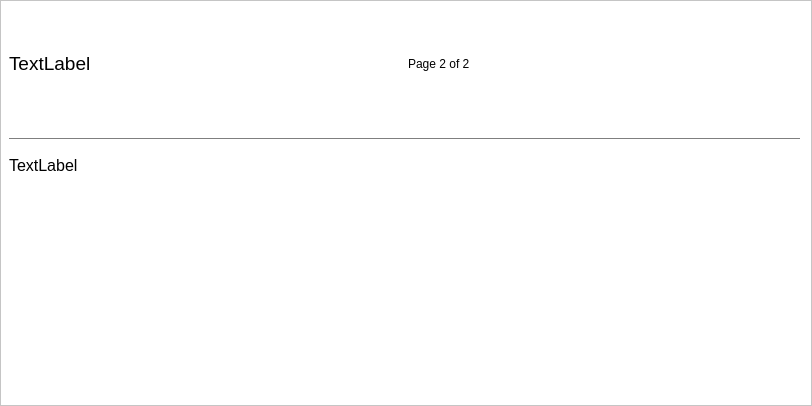
  <widget class="QFrame" name="frame2">
   <property name="geometry">
    <rect>
     <x>0</x>
     <y>440</y>
     <width>812</width>
     <height>406</height>
    </rect>
   </property>
   <property name="palette">
    <palette>
     <active>
      <colorrole role="WindowText">
       <brush brushstyle="SolidPattern">
        <color alpha="255">
         <red>0</red>
         <green>0</green>
         <blue>0</blue>
        </color>
       </brush>
      </colorrole>
      <colorrole role="Button">
       <brush brushstyle="SolidPattern">
        <color alpha="255">
         <red>255</red>
         <green>255</green>
         <blue>255</blue>
        </color>
       </brush>
      </colorrole>
      <colorrole role="Light">
       <brush brushstyle="SolidPattern">
        <color alpha="255">
         <red>255</red>
         <green>255</green>
         <blue>255</blue>
        </color>
       </brush>
      </colorrole>
      <colorrole role="Midlight">
       <brush brushstyle="SolidPattern">
        <color alpha="255">
         <red>255</red>
         <green>255</green>
         <blue>255</blue>
        </color>
       </brush>
      </colorrole>
      <colorrole role="Dark">
       <brush brushstyle="SolidPattern">
        <color alpha="255">
         <red>127</red>
         <green>127</green>
         <blue>127</blue>
        </color>
       </brush>
      </colorrole>
      <colorrole role="Mid">
       <brush brushstyle="SolidPattern">
        <color alpha="255">
         <red>170</red>
         <green>170</green>
         <blue>170</blue>
        </color>
       </brush>
      </colorrole>
      <colorrole role="Text">
       <brush brushstyle="SolidPattern">
        <color alpha="255">
         <red>0</red>
         <green>0</green>
         <blue>0</blue>
        </color>
       </brush>
      </colorrole>
      <colorrole role="BrightText">
       <brush brushstyle="SolidPattern">
        <color alpha="255">
         <red>255</red>
         <green>255</green>
         <blue>255</blue>
        </color>
       </brush>
      </colorrole>
      <colorrole role="ButtonText">
       <brush brushstyle="SolidPattern">
        <color alpha="255">
         <red>0</red>
         <green>0</green>
         <blue>0</blue>
        </color>
       </brush>
      </colorrole>
      <colorrole role="Base">
       <brush brushstyle="SolidPattern">
        <color alpha="255">
         <red>255</red>
         <green>255</green>
         <blue>255</blue>
        </color>
       </brush>
      </colorrole>
      <colorrole role="Window">
       <brush brushstyle="SolidPattern">
        <color alpha="255">
         <red>255</red>
         <green>255</green>
         <blue>255</blue>
        </color>
       </brush>
      </colorrole>
      <colorrole role="Shadow">
       <brush brushstyle="SolidPattern">
        <color alpha="255">
         <red>0</red>
         <green>0</green>
         <blue>0</blue>
        </color>
       </brush>
      </colorrole>
      <colorrole role="AlternateBase">
       <brush brushstyle="SolidPattern">
        <color alpha="255">
         <red>255</red>
         <green>255</green>
         <blue>255</blue>
        </color>
       </brush>
      </colorrole>
      <colorrole role="ToolTipBase">
       <brush brushstyle="SolidPattern">
        <color alpha="255">
         <red>255</red>
         <green>255</green>
         <blue>220</blue>
        </color>
       </brush>
      </colorrole>
      <colorrole role="ToolTipText">
       <brush brushstyle="SolidPattern">
        <color alpha="255">
         <red>0</red>
         <green>0</green>
         <blue>0</blue>
        </color>
       </brush>
      </colorrole>
      <colorrole role="PlaceholderText">
       <brush brushstyle="SolidPattern">
        <color alpha="128">
         <red>0</red>
         <green>0</green>
         <blue>0</blue>
        </color>
       </brush>
      </colorrole>
     </active>
     <inactive>
      <colorrole role="WindowText">
       <brush brushstyle="SolidPattern">
        <color alpha="255">
         <red>0</red>
         <green>0</green>
         <blue>0</blue>
        </color>
       </brush>
      </colorrole>
      <colorrole role="Button">
       <brush brushstyle="SolidPattern">
        <color alpha="255">
         <red>255</red>
         <green>255</green>
         <blue>255</blue>
        </color>
       </brush>
      </colorrole>
      <colorrole role="Light">
       <brush brushstyle="SolidPattern">
        <color alpha="255">
         <red>255</red>
         <green>255</green>
         <blue>255</blue>
        </color>
       </brush>
      </colorrole>
      <colorrole role="Midlight">
       <brush brushstyle="SolidPattern">
        <color alpha="255">
         <red>255</red>
         <green>255</green>
         <blue>255</blue>
        </color>
       </brush>
      </colorrole>
      <colorrole role="Dark">
       <brush brushstyle="SolidPattern">
        <color alpha="255">
         <red>127</red>
         <green>127</green>
         <blue>127</blue>
        </color>
       </brush>
      </colorrole>
      <colorrole role="Mid">
       <brush brushstyle="SolidPattern">
        <color alpha="255">
         <red>170</red>
         <green>170</green>
         <blue>170</blue>
        </color>
       </brush>
      </colorrole>
      <colorrole role="Text">
       <brush brushstyle="SolidPattern">
        <color alpha="255">
         <red>0</red>
         <green>0</green>
         <blue>0</blue>
        </color>
       </brush>
      </colorrole>
      <colorrole role="BrightText">
       <brush brushstyle="SolidPattern">
        <color alpha="255">
         <red>255</red>
         <green>255</green>
         <blue>255</blue>
        </color>
       </brush>
      </colorrole>
      <colorrole role="ButtonText">
       <brush brushstyle="SolidPattern">
        <color alpha="255">
         <red>0</red>
         <green>0</green>
         <blue>0</blue>
        </color>
       </brush>
      </colorrole>
      <colorrole role="Base">
       <brush brushstyle="SolidPattern">
        <color alpha="255">
         <red>255</red>
         <green>255</green>
         <blue>255</blue>
        </color>
       </brush>
      </colorrole>
      <colorrole role="Window">
       <brush brushstyle="SolidPattern">
        <color alpha="255">
         <red>255</red>
         <green>255</green>
         <blue>255</blue>
        </color>
       </brush>
      </colorrole>
      <colorrole role="Shadow">
       <brush brushstyle="SolidPattern">
        <color alpha="255">
         <red>0</red>
         <green>0</green>
         <blue>0</blue>
        </color>
       </brush>
      </colorrole>
      <colorrole role="AlternateBase">
       <brush brushstyle="SolidPattern">
        <color alpha="255">
         <red>255</red>
         <green>255</green>
         <blue>255</blue>
        </color>
       </brush>
      </colorrole>
      <colorrole role="ToolTipBase">
       <brush brushstyle="SolidPattern">
        <color alpha="255">
         <red>255</red>
         <green>255</green>
         <blue>220</blue>
        </color>
       </brush>
      </colorrole>
      <colorrole role="ToolTipText">
       <brush brushstyle="SolidPattern">
        <color alpha="255">
         <red>0</red>
         <green>0</green>
         <blue>0</blue>
        </color>
       </brush>
      </colorrole>
      <colorrole role="PlaceholderText">
       <brush brushstyle="SolidPattern">
        <color alpha="128">
         <red>0</red>
         <green>0</green>
         <blue>0</blue>
        </color>
       </brush>
      </colorrole>
     </inactive>
     <disabled>
      <colorrole role="WindowText">
       <brush brushstyle="SolidPattern">
        <color alpha="255">
         <red>127</red>
         <green>127</green>
         <blue>127</blue>
        </color>
       </brush>
      </colorrole>
      <colorrole role="Button">
       <brush brushstyle="SolidPattern">
        <color alpha="255">
         <red>255</red>
         <green>255</green>
         <blue>255</blue>
        </color>
       </brush>
      </colorrole>
      <colorrole role="Light">
       <brush brushstyle="SolidPattern">
        <color alpha="255">
         <red>255</red>
         <green>255</green>
         <blue>255</blue>
        </color>
       </brush>
      </colorrole>
      <colorrole role="Midlight">
       <brush brushstyle="SolidPattern">
        <color alpha="255">
         <red>255</red>
         <green>255</green>
         <blue>255</blue>
        </color>
       </brush>
      </colorrole>
      <colorrole role="Dark">
       <brush brushstyle="SolidPattern">
        <color alpha="255">
         <red>127</red>
         <green>127</green>
         <blue>127</blue>
        </color>
       </brush>
      </colorrole>
      <colorrole role="Mid">
       <brush brushstyle="SolidPattern">
        <color alpha="255">
         <red>170</red>
         <green>170</green>
         <blue>170</blue>
        </color>
       </brush>
      </colorrole>
      <colorrole role="Text">
       <brush brushstyle="SolidPattern">
        <color alpha="255">
         <red>127</red>
         <green>127</green>
         <blue>127</blue>
        </color>
       </brush>
      </colorrole>
      <colorrole role="BrightText">
       <brush brushstyle="SolidPattern">
        <color alpha="255">
         <red>255</red>
         <green>255</green>
         <blue>255</blue>
        </color>
       </brush>
      </colorrole>
      <colorrole role="ButtonText">
       <brush brushstyle="SolidPattern">
        <color alpha="255">
         <red>127</red>
         <green>127</green>
         <blue>127</blue>
        </color>
       </brush>
      </colorrole>
      <colorrole role="Base">
       <brush brushstyle="SolidPattern">
        <color alpha="255">
         <red>255</red>
         <green>255</green>
         <blue>255</blue>
        </color>
       </brush>
      </colorrole>
      <colorrole role="Window">
       <brush brushstyle="SolidPattern">
        <color alpha="255">
         <red>255</red>
         <green>255</green>
         <blue>255</blue>
        </color>
       </brush>
      </colorrole>
      <colorrole role="Shadow">
       <brush brushstyle="SolidPattern">
        <color alpha="255">
         <red>0</red>
         <green>0</green>
         <blue>0</blue>
        </color>
       </brush>
      </colorrole>
      <colorrole role="AlternateBase">
       <brush brushstyle="SolidPattern">
        <color alpha="255">
         <red>255</red>
         <green>255</green>
         <blue>255</blue>
        </color>
       </brush>
      </colorrole>
      <colorrole role="ToolTipBase">
       <brush brushstyle="SolidPattern">
        <color alpha="255">
         <red>255</red>
         <green>255</green>
         <blue>220</blue>
        </color>
       </brush>
      </colorrole>
      <colorrole role="ToolTipText">
       <brush brushstyle="SolidPattern">
        <color alpha="255">
         <red>0</red>
         <green>0</green>
         <blue>0</blue>
        </color>
       </brush>
      </colorrole>
      <colorrole role="PlaceholderText">
       <brush brushstyle="SolidPattern">
        <color alpha="128">
         <red>0</red>
         <green>0</green>
         <blue>0</blue>
        </color>
       </brush>
      </colorrole>
     </disabled>
    </palette>
   </property>
   <property name="autoFillBackground">
    <bool>true</bool>
   </property>
   <property name="frameShape">
    <enum>QFrame::StyledPanel</enum>
   </property>
   <property name="frameShadow">
    <enum>QFrame::Raised</enum>
   </property>
   <widget class="QWidget" name="verticalLayoutWidget">
    <property name="geometry">
     <rect>
      <x>9</x>
      <y>5</y>
      <width>791</width>
      <height>401</height>
     </rect>
    </property>
    <layout class="QVBoxLayout" name="verticalLayout_3">
     <item>
      <layout class="QHBoxLayout" name="horizontalLayout_3">
       <item>
        <widget class="QLabel" name="lot2">
         <property name="font">
          <font>
           <pointsize>14</pointsize>
          </font>
         </property>
         <property name="text">
          <string>TextLabel</string>
         </property>
        </widget>
       </item>
       <item>
        <widget class="QLabel" name="label_4">
         <property name="text">
          <string>Page 2 of 2</string>
         </property>
        </widget>
       </item>
      </layout>
     </item>
     <item>
      <widget class="Line" name="line">
       <property name="minimumSize">
        <size>
         <width>28</width>
         <height>22</height>
        </size>
       </property>
       <property name="baseSize">
        <size>
         <width>23</width>
         <height>14</height>
        </size>
       </property>
       <property name="palette">
        <palette>
         <active>
          <colorrole role="WindowText">
           <brush brushstyle="SolidPattern">
            <color alpha="255">
             <red>0</red>
             <green>0</green>
             <blue>0</blue>
            </color>
           </brush>
          </colorrole>
          <colorrole role="Button">
           <brush brushstyle="SolidPattern">
            <color alpha="255">
             <red>255</red>
             <green>255</green>
             <blue>255</blue>
            </color>
           </brush>
          </colorrole>
          <colorrole role="Light">
           <brush brushstyle="SolidPattern">
            <color alpha="255">
             <red>255</red>
             <green>255</green>
             <blue>255</blue>
            </color>
           </brush>
          </colorrole>
          <colorrole role="Midlight">
           <brush brushstyle="SolidPattern">
            <color alpha="255">
             <red>255</red>
             <green>255</green>
             <blue>255</blue>
            </color>
           </brush>
          </colorrole>
          <colorrole role="Dark">
           <brush brushstyle="SolidPattern">
            <color alpha="255">
             <red>127</red>
             <green>127</green>
             <blue>127</blue>
            </color>
           </brush>
          </colorrole>
          <colorrole role="Mid">
           <brush brushstyle="SolidPattern">
            <color alpha="255">
             <red>170</red>
             <green>170</green>
             <blue>170</blue>
            </color>
           </brush>
          </colorrole>
          <colorrole role="Text">
           <brush brushstyle="SolidPattern">
            <color alpha="255">
             <red>0</red>
             <green>0</green>
             <blue>0</blue>
            </color>
           </brush>
          </colorrole>
          <colorrole role="BrightText">
           <brush brushstyle="SolidPattern">
            <color alpha="255">
             <red>255</red>
             <green>255</green>
             <blue>255</blue>
            </color>
           </brush>
          </colorrole>
          <colorrole role="ButtonText">
           <brush brushstyle="SolidPattern">
            <color alpha="255">
             <red>0</red>
             <green>0</green>
             <blue>0</blue>
            </color>
           </brush>
          </colorrole>
          <colorrole role="Base">
           <brush brushstyle="SolidPattern">
            <color alpha="255">
             <red>255</red>
             <green>255</green>
             <blue>255</blue>
            </color>
           </brush>
          </colorrole>
          <colorrole role="Window">
           <brush brushstyle="SolidPattern">
            <color alpha="255">
             <red>255</red>
             <green>255</green>
             <blue>255</blue>
            </color>
           </brush>
          </colorrole>
          <colorrole role="Shadow">
           <brush brushstyle="SolidPattern">
            <color alpha="255">
             <red>0</red>
             <green>0</green>
             <blue>0</blue>
            </color>
           </brush>
          </colorrole>
          <colorrole role="AlternateBase">
           <brush brushstyle="SolidPattern">
            <color alpha="255">
             <red>255</red>
             <green>255</green>
             <blue>255</blue>
            </color>
           </brush>
          </colorrole>
          <colorrole role="ToolTipBase">
           <brush brushstyle="SolidPattern">
            <color alpha="255">
             <red>255</red>
             <green>255</green>
             <blue>220</blue>
            </color>
           </brush>
          </colorrole>
          <colorrole role="ToolTipText">
           <brush brushstyle="SolidPattern">
            <color alpha="255">
             <red>0</red>
             <green>0</green>
             <blue>0</blue>
            </color>
           </brush>
          </colorrole>
          <colorrole role="PlaceholderText">
           <brush brushstyle="SolidPattern">
            <color alpha="128">
             <red>0</red>
             <green>0</green>
             <blue>0</blue>
            </color>
           </brush>
          </colorrole>
         </active>
         <inactive>
          <colorrole role="WindowText">
           <brush brushstyle="SolidPattern">
            <color alpha="255">
             <red>0</red>
             <green>0</green>
             <blue>0</blue>
            </color>
           </brush>
          </colorrole>
          <colorrole role="Button">
           <brush brushstyle="SolidPattern">
            <color alpha="255">
             <red>255</red>
             <green>255</green>
             <blue>255</blue>
            </color>
           </brush>
          </colorrole>
          <colorrole role="Light">
           <brush brushstyle="SolidPattern">
            <color alpha="255">
             <red>255</red>
             <green>255</green>
             <blue>255</blue>
            </color>
           </brush>
          </colorrole>
          <colorrole role="Midlight">
           <brush brushstyle="SolidPattern">
            <color alpha="255">
             <red>255</red>
             <green>255</green>
             <blue>255</blue>
            </color>
           </brush>
          </colorrole>
          <colorrole role="Dark">
           <brush brushstyle="SolidPattern">
            <color alpha="255">
             <red>127</red>
             <green>127</green>
             <blue>127</blue>
            </color>
           </brush>
          </colorrole>
          <colorrole role="Mid">
           <brush brushstyle="SolidPattern">
            <color alpha="255">
             <red>170</red>
             <green>170</green>
             <blue>170</blue>
            </color>
           </brush>
          </colorrole>
          <colorrole role="Text">
           <brush brushstyle="SolidPattern">
            <color alpha="255">
             <red>0</red>
             <green>0</green>
             <blue>0</blue>
            </color>
           </brush>
          </colorrole>
          <colorrole role="BrightText">
           <brush brushstyle="SolidPattern">
            <color alpha="255">
             <red>255</red>
             <green>255</green>
             <blue>255</blue>
            </color>
           </brush>
          </colorrole>
          <colorrole role="ButtonText">
           <brush brushstyle="SolidPattern">
            <color alpha="255">
             <red>0</red>
             <green>0</green>
             <blue>0</blue>
            </color>
           </brush>
          </colorrole>
          <colorrole role="Base">
           <brush brushstyle="SolidPattern">
            <color alpha="255">
             <red>255</red>
             <green>255</green>
             <blue>255</blue>
            </color>
           </brush>
          </colorrole>
          <colorrole role="Window">
           <brush brushstyle="SolidPattern">
            <color alpha="255">
             <red>255</red>
             <green>255</green>
             <blue>255</blue>
            </color>
           </brush>
          </colorrole>
          <colorrole role="Shadow">
           <brush brushstyle="SolidPattern">
            <color alpha="255">
             <red>0</red>
             <green>0</green>
             <blue>0</blue>
            </color>
           </brush>
          </colorrole>
          <colorrole role="AlternateBase">
           <brush brushstyle="SolidPattern">
            <color alpha="255">
             <red>255</red>
             <green>255</green>
             <blue>255</blue>
            </color>
           </brush>
          </colorrole>
          <colorrole role="ToolTipBase">
           <brush brushstyle="SolidPattern">
            <color alpha="255">
             <red>255</red>
             <green>255</green>
             <blue>220</blue>
            </color>
           </brush>
          </colorrole>
          <colorrole role="ToolTipText">
           <brush brushstyle="SolidPattern">
            <color alpha="255">
             <red>0</red>
             <green>0</green>
             <blue>0</blue>
            </color>
           </brush>
          </colorrole>
          <colorrole role="PlaceholderText">
           <brush brushstyle="SolidPattern">
            <color alpha="128">
             <red>0</red>
             <green>0</green>
             <blue>0</blue>
            </color>
           </brush>
          </colorrole>
         </inactive>
         <disabled>
          <colorrole role="WindowText">
           <brush brushstyle="SolidPattern">
            <color alpha="255">
             <red>127</red>
             <green>127</green>
             <blue>127</blue>
            </color>
           </brush>
          </colorrole>
          <colorrole role="Button">
           <brush brushstyle="SolidPattern">
            <color alpha="255">
             <red>255</red>
             <green>255</green>
             <blue>255</blue>
            </color>
           </brush>
          </colorrole>
          <colorrole role="Light">
           <brush brushstyle="SolidPattern">
            <color alpha="255">
             <red>255</red>
             <green>255</green>
             <blue>255</blue>
            </color>
           </brush>
          </colorrole>
          <colorrole role="Midlight">
           <brush brushstyle="SolidPattern">
            <color alpha="255">
             <red>255</red>
             <green>255</green>
             <blue>255</blue>
            </color>
           </brush>
          </colorrole>
          <colorrole role="Dark">
           <brush brushstyle="SolidPattern">
            <color alpha="255">
             <red>127</red>
             <green>127</green>
             <blue>127</blue>
            </color>
           </brush>
          </colorrole>
          <colorrole role="Mid">
           <brush brushstyle="SolidPattern">
            <color alpha="255">
             <red>170</red>
             <green>170</green>
             <blue>170</blue>
            </color>
           </brush>
          </colorrole>
          <colorrole role="Text">
           <brush brushstyle="SolidPattern">
            <color alpha="255">
             <red>127</red>
             <green>127</green>
             <blue>127</blue>
            </color>
           </brush>
          </colorrole>
          <colorrole role="BrightText">
           <brush brushstyle="SolidPattern">
            <color alpha="255">
             <red>255</red>
             <green>255</green>
             <blue>255</blue>
            </color>
           </brush>
          </colorrole>
          <colorrole role="ButtonText">
           <brush brushstyle="SolidPattern">
            <color alpha="255">
             <red>127</red>
             <green>127</green>
             <blue>127</blue>
            </color>
           </brush>
          </colorrole>
          <colorrole role="Base">
           <brush brushstyle="SolidPattern">
            <color alpha="255">
             <red>255</red>
             <green>255</green>
             <blue>255</blue>
            </color>
           </brush>
          </colorrole>
          <colorrole role="Window">
           <brush brushstyle="SolidPattern">
            <color alpha="255">
             <red>255</red>
             <green>255</green>
             <blue>255</blue>
            </color>
           </brush>
          </colorrole>
          <colorrole role="Shadow">
           <brush brushstyle="SolidPattern">
            <color alpha="255">
             <red>0</red>
             <green>0</green>
             <blue>0</blue>
            </color>
           </brush>
          </colorrole>
          <colorrole role="AlternateBase">
           <brush brushstyle="SolidPattern">
            <color alpha="255">
             <red>255</red>
             <green>255</green>
             <blue>255</blue>
            </color>
           </brush>
          </colorrole>
          <colorrole role="ToolTipBase">
           <brush brushstyle="SolidPattern">
            <color alpha="255">
             <red>255</red>
             <green>255</green>
             <blue>220</blue>
            </color>
           </brush>
          </colorrole>
          <colorrole role="ToolTipText">
           <brush brushstyle="SolidPattern">
            <color alpha="255">
             <red>0</red>
             <green>0</green>
             <blue>0</blue>
            </color>
           </brush>
          </colorrole>
          <colorrole role="PlaceholderText">
           <brush brushstyle="SolidPattern">
            <color alpha="128">
             <red>0</red>
             <green>0</green>
             <blue>0</blue>
            </color>
           </brush>
          </colorrole>
         </disabled>
        </palette>
       </property>
       <property name="orientation">
        <enum>Qt::Horizontal</enum>
       </property>
      </widget>
     </item>
     <item>
      <widget class="QLabel" name="resuls">
       <property name="minimumSize">
        <size>
         <width>0</width>
         <height>250</height>
        </size>
       </property>
       <property name="font">
        <font>
         <pointsize>12</pointsize>
        </font>
       </property>
       <property name="inputMethodHints">
        <set>Qt::ImhMultiLine</set>
       </property>
       <property name="text">
        <string>TextLabel</string>
       </property>
       <property name="alignment">
        <set>Qt::AlignLeading|Qt::AlignLeft|Qt::AlignTop</set>
       </property>
       <property name="wordWrap">
        <bool>true</bool>
       </property>
      </widget>
     </item>
    </layout>
   </widget>
  </widget>
